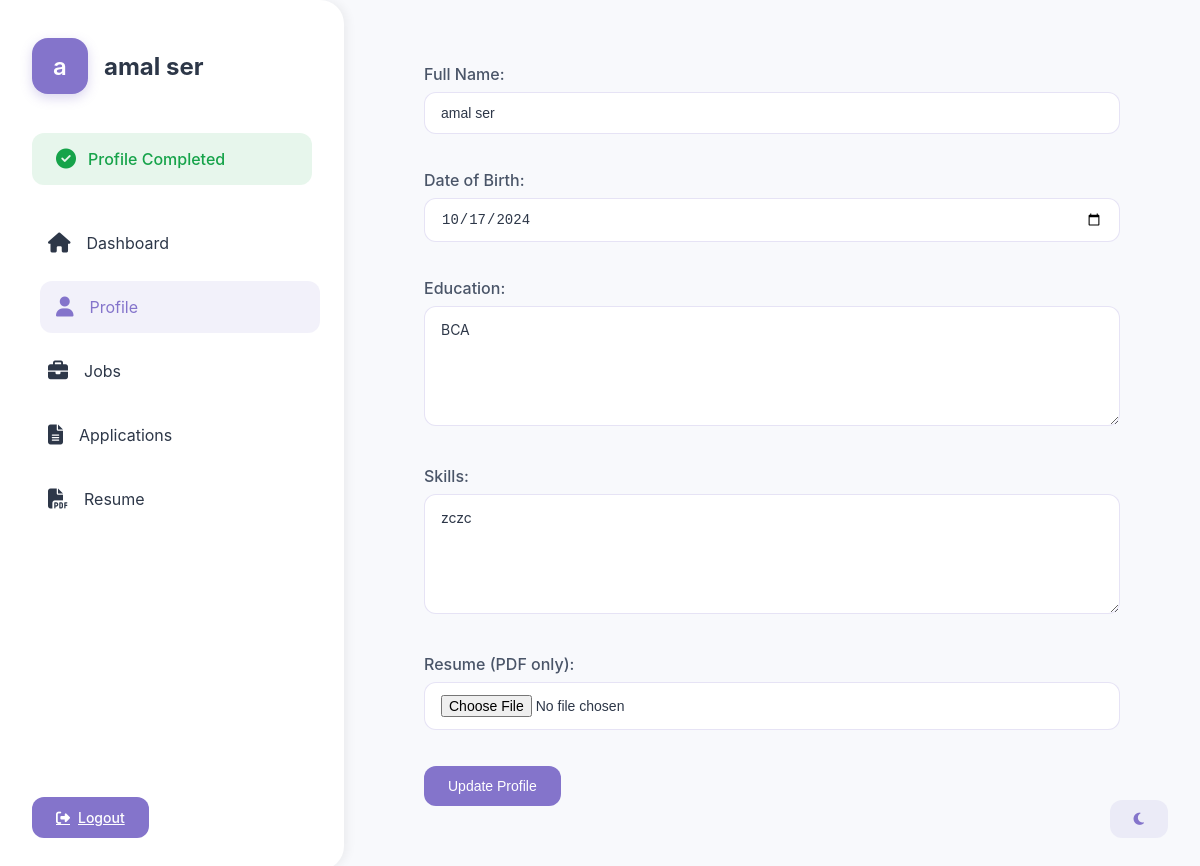
The page /student_dashboard.php?page=profile (signed in) on the database its author committed.
### tables this page shows
CREATE TABLE `student_profiles` (
  `id` int(11) NOT NULL,
  `user_id` int(11) DEFAULT NULL,
  `full_name` varchar(100) NOT NULL,
  `date_of_birth` date DEFAULT NULL,
  `education` text DEFAULT NULL,
  `skills` text DEFAULT NULL,
  `resume_path` varchar(255) DEFAULT NULL
);

### student_dashboard.php (the view, shortened to what this page needs)
<?php
require_once 'db_connect.php';
$user_id = (int)$_SESSION['user_id'];
$query = "SELECT * FROM student_profiles WHERE user_id = $user_id";
$result = mysqli_query($conn, $query);
$student = mysqli_fetch_assoc($result);
function calculateProfileCompletion($student) {
    $total_fields = 5;
    $filled_fields = 0;
    if (!empty($student['full_name'])) $filled_fields++;
    if (!empty($student['date_of_birth'])) $filled_fields++;
    if (!empty($student['education'])) $filled_fields++;
    if (!empty($student['skills'])) $filled_fields++;
    if (!empty($student['resume_path'])) $filled_fields++;
    return ($filled_fields / $total_fields) * 100;
}
$completion_percentage = calculateProfileCompletion($student);
$is_profile_complete = $completion_percentage === 100;
$page = isset($_GET['page']) ? $_GET['page'] : 'dashboard';
?>
<!DOCTYPE html>
<html lang="en">
<head>
    <link rel="stylesheet" href="shared-styles.css">
    <link rel="stylesheet" href="https://cdnjs.cloudflare.com/ajax/libs/font-awesome/6.1.1/css/all.min.css">
</head>
<body>
    <div class="container">
        <aside class="sidebar">
            <div style="display: flex; align-items: center; margin-bottom: 2rem;">
                <div class="profile-icon"><?php echo htmlspecialchars(substr($student['full_name'], 0, 1)); ?></div>
                <h2><?php echo htmlspecialchars($student['full_name']); ?></h2>
            </div>
            <?php if ($is_profile_complete): ?>
    <div class="profile-complete-message">
        <i class="fas fa-check-circle"></i>
        Profile Completed
    </div>
<?php endif; ?>
            <nav>
                <ul class="nav-list">
                    <li class="nav-item">
                        <a href="?page=dashboard" class="nav-link <?php echo $page === 'dashboard' ? 'active' : ''; ?>">
                            <i class="fas fa-home"></i> Dashboard
                        </a>
                    </li>
                    <li class="nav-item">
                        <a href="?page=profile" class="nav-link <?php echo $page === 'profile' ? 'active' : ''; ?>">
                            <i class="fas fa-user"></i> Profile
                        </a>
                    </li>
                    <li class="nav-item">
                        <a href="?page=jobs" class="nav-link <?php echo $page === 'jobs' ? 'active' : ''; ?>">
                            <i class="fas fa-briefcase"></i> Jobs
                        </a>
                    </li>
                    <li class="nav-item">
                        <a href="?page=applications" class="nav-link <?php echo $page === 'applications' ? 'active' : ''; ?>">
                            <i class="fas fa-file-alt"></i> Applications
                        </a>
                    </li>
                    <li class="nav-item">
                        <a href="?page=resume" class="nav-link <?php echo $page === 'resume' ? 'active' : ''; ?>">
                            <i class="fas fa-file-pdf"></i> Resume
                        </a>
                    </li>
                </ul>
            </nav>
            <div style="margin-top: auto;">
                <a href="logout.php" class="btn btn-primary btn-full">
                    <i class="fas fa-sign-out-alt"></i> Logout
                </a>
            </div>
        </aside>
        <button id="darkModeToggle" class="btn btn-secondary" style="position: fixed; bottom: 2rem; right: 2rem;">
            <i class="fas fa-moon"></i>
        </button>
        <main class="main-content">
            <?php
            $page_path = "pages/student/{$page}.php";
            if (file_exists($page_path)) {
                include $page_path;
            } else {
                echo '<div class="alert alert-danger">Page not found</div>';
            }
            ?>
        </main>
    </div>
</body>
</html>

### pages/student/profile.php (shortened to what this page needs)
<?php
require_once 'db_connect.php';
$user_id = (int)$_SESSION['user_id'];
$query = "SELECT * FROM student_profiles WHERE user_id = $user_id";
$result = mysqli_query($conn, $query);
$student = mysqli_fetch_assoc($result);
?>
<!DOCTYPE html>
<html lang="en">
<head>
    <link rel="stylesheet" href="shared-styles.css">
    <link rel="stylesheet" href="https://cdnjs.cloudflare.com/ajax/libs/font-awesome/6.1.1/css/all.min.css">
</head>
<body>
    <div class="container">
        <main class="main-content">
            <form action="update_profile.php" method="POST" enctype="multipart/form-data" class="update-profile-form">
                <div class="form-group">
                    <label for="full_name">Full Name:</label>
                    <input type="text" id="full_name" name="full_name" value="<?php echo htmlspecialchars($student['full_name']); ?>" required>
                </div>
                <div class="form-group">
                    <label for="date_of_birth">Date of Birth:</label>
                    <input type="date" id="date_of_birth" name="date_of_birth" value="<?php echo htmlspecialchars($student['date_of_birth']); ?>" required>
                </div>
                <div class="form-group">
                    <label for="education">Education:</label>
                    <textarea id="education" name="education" required><?php echo htmlspecialchars($student['education']); ?></textarea>
                </div>
                <div class="form-group">
                    <label for="skills">Skills:</label>
                    <textarea id="skills" name="skills" required><?php echo htmlspecialchars($student['skills']); ?></textarea>
                </div>
                <div class="form-group">
                    <label for="resume">Resume (PDF only):</label>
                    <input type="file" id="resume" name="resume" accept=".pdf">
                </div>
                <button type="submit" class="btn btn-primary btn-full">Update Profile</button>
            </form>
        </main>
    </div>
</body>
</html>

### shared-styles.css (style rules this page uses)
:root { --primary-color: #8474cb; --primary-hover: #7264bb; --secondary-color: #4a5568; --background-light: #f8f9fc; --background-dark: #1a1c25; --text-light: #2d3748; --text-dark: #e2e8f0; --card-light: #ffffff; --card-dark: #242631; --accent-color: #ed64a6; --success-color: #48bb78; --warning-color: #ecc94b; --danger-color: #f56565; }
body { font-family: 'Inter', 'Segoe UI', sans-serif; margin: 0; padding: 0; transition: background-color 0.3s, color 0.3s; background-color: var(--background-light); color: var(--text-light); }
.container { display: flex; min-height: 100vh; }
.sidebar { width: 280px; background-color: var(--card-light); padding: 2rem; display: flex; flex-direction: column; transition: all 0.3s ease; box-shadow: 4px 0 10px rgba(0, 0, 0, 0.05); border-radius: 0 24px 24px 0; }
.profile-icon { width: 56px; height: 56px; background-color: var(--primary-color); border-radius: 16px; display: flex; align-items: center; justify-content: center; color: white; font-size: 24px; font-weight: 600; margin-right: 1rem; box-shadow: 0 4px 12px rgba(132, 116, 203, 0.3); }
.nav-list { list-style: none; padding: 0; margin: 0; }
.nav-item { margin-bottom: 0.75rem; }
.nav-link { display: flex; align-items: center; color: var(--text-light); text-decoration: none; font-size: 1rem; padding: 1rem; border-radius: 12px; transition: all 0.3s ease; }
.nav-link:hover, .nav-link.active { color: var(--primary-color); background-color: rgba(132, 116, 203, 0.1); transform: translateX(8px); }
.nav-link i { margin-right: 1rem; font-size: 1.25rem; }
.main-content { flex-grow: 1; padding: 2rem 2.5rem; overflow-y: auto; }
.btn { display: inline-flex; align-items: center; justify-content: center; padding: 0.75rem 1.5rem; font-size: 0.875rem; font-weight: 500; border-radius: 12px; transition: all 0.3s ease; border: none; cursor: pointer; gap: 0.5rem; }
.btn-primary { background-color: var(--primary-color); color: white; }
.btn-secondary { background-color: rgba(132, 116, 203, 0.1); color: var(--primary-color); }
input, select, textarea { width: 100%; padding: 0.75rem 1rem; border: 1px solid rgba(132, 116, 203, 0.2); border-radius: 12px; font-size: 0.875rem; transition: all 0.3s ease; background-color: var(--card-light); color: var(--text-light); margin-bottom: 1rem; box-sizing: border-box; }
textarea { min-height: 120px; max-height: 300px; resize: vertical; line-height: 1.5; font-family: inherit; }
.form-group { margin-bottom: 1.25rem; }
.form-group label { display: block; margin-bottom: 0.5rem; font-weight: 500; color: var(--secondary-color); }

### student_dashboard.php (style rules this page uses)
.profile-complete-message { background-color: rgba(22, 163, 74, 0.1); color: #16a34a; padding: 1rem 1.5rem; border-radius: 12px; margin-bottom: 2rem; display: flex; align-items: center; gap: 0.75rem; font-weight: 500; }
.profile-complete-message i { font-size: 1.25rem; }

### rows shown on the page
student_profiles: full_name "a", full_name "amal ser", date_of_birth "10/17/2024", education "BCA", skills "zczc"
